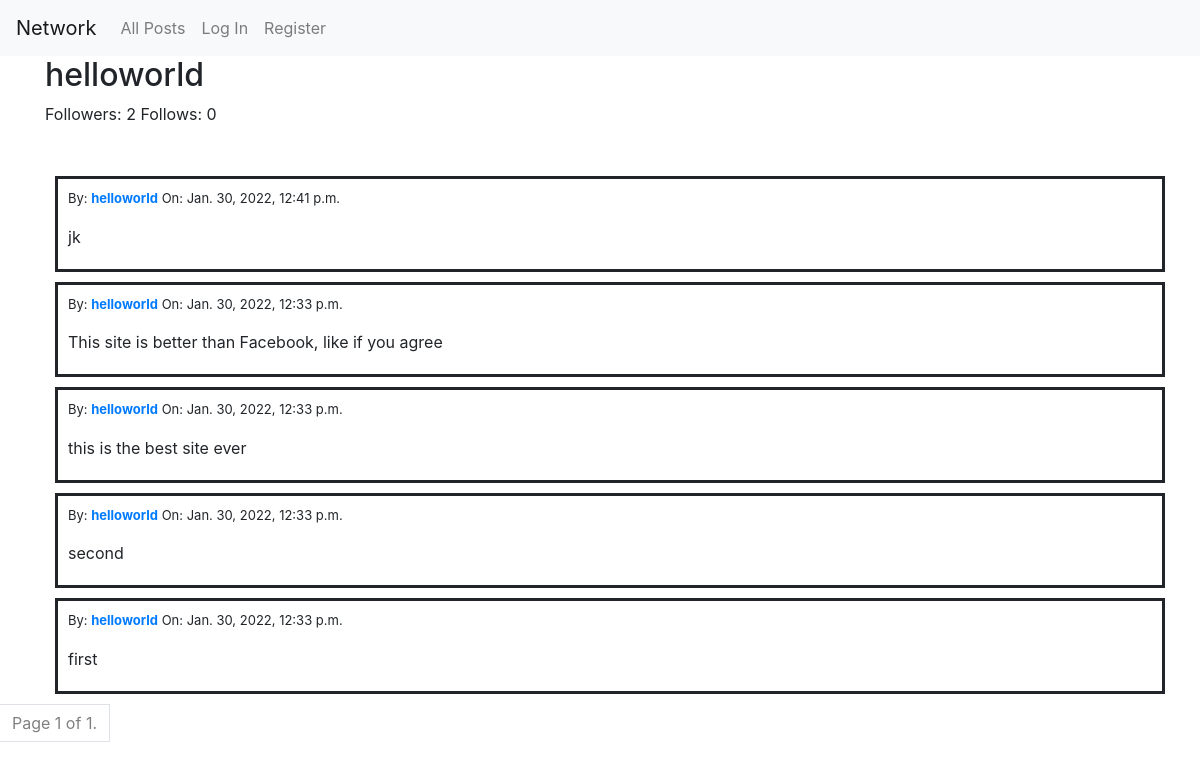
The app's page /profile/1 with its own data.
### network/models.py (models this page shows, shortened)
class User(AbstractUser):
    pass

class Post(models.Model):
    user = models.ForeignKey(User, on_delete=models.CASCADE, verbose_name="posted by", related_name="posts")
    content = models.TextField(blank=False)
    date = models.DateTimeField(auto_now_add=True, null=False, blank=True, verbose_name="posted on")
    likes = models.IntegerField(default=0)
    class Meta:
        verbose_name = "post"
        verbose_name_plural = "posts"

### network/views.py (the view)
# urls.py: path("profile/<int:user_id>", views.profile, name="profile"),
def profile(request, user_id):
    user_info = User.objects.get(pk=user_id)
    posts = Post.objects.filter(user=user_id).order_by('-date')
    following = Following.objects.filter(user=user_id).values_list('followed', flat=True)
    followed = Following.objects.filter(followed=user_id).values_list('user', flat=True)
    following_users = User.objects.filter(id__in=following)
    followers_users = User.objects.filter(id__in=followed)
    paginator = Paginator(posts, 10)
    page_number = request.GET.get('page')
    page_obj = paginator.get_page(page_number)
    if request.user.is_authenticated:
        liked = Like.objects.filter(user=request.user).values_list('post_id', flat=True)
        likedPosts = Post.objects.filter(pk__in=liked)
    else:
        likedPosts = []
    return render(request, "network/profile.html", {
        "profile": user_info,
        "page_obj": page_obj,
        "following": following_users,
        "followers": followers_users,
        "liked": likedPosts
    })

### network/templates/network/profile.html (shortened to what this page needs)
{% extends "network/layout.html" %}
{% block body %}
    <div class='container profile-wrapper'>
        <h2>{{ profile.username }}</h2>
        <p>Followers: {% if followers.count %}  {{followers.count}}  {% else %} 0 {% endif %} Follows: {% if follows.count %} {{ follows.count }} {% else %} 0 {% endif %}</p>
        <br>
        {% include "network/posts.html"%}
    </div>
    {% include "network/paginator.html"%}
{% endblock %}

### network/templates/network/layout.html (shortened to what this page needs)
{% load static %}
<!DOCTYPE html>
<html lang="en">
    <head>
        <link rel="stylesheet" href="https://stackpath.bootstrapcdn.com/bootstrap/4.4.1/css/bootstrap.min.css">
        <link href="{% static 'network/styles.css' %}" rel="stylesheet">
    </head>
    <body>
        <nav class="navbar navbar-expand-lg navbar-light bg-light">
            <a class="navbar-brand" href="#">Network</a>
            <div>
              <ul class="navbar-nav mr-auto">
                <li class="nav-item">
                  <a class="nav-link" href="{% url 'index' %}">All Posts</a>
                </li>
                {% if user.is_authenticated %}
                    <li class="nav-item">
                        <a class="nav-link" href="{% url 'following' %}">Following</a>
                    </li>
                    <li class="nav-item">
                        <a class="nav-link" href="{% url 'logout' %}">Log Out</a>
                    </li>
                {% else %}
                    <li class="nav-item">
                        <a class="nav-link" href="{% url 'login' %}">Log In</a>
                    </li>
                    <li class="nav-item">
                        <a class="nav-link" href="{% url 'register' %}">Register</a>
                    </li>
                {% endif %}
              </ul>
            </div>
          </nav>
        <div class="body">
            {% block body %}
            {% endblock %}
        </div>
    </body>
</html>

### network/templates/network/posts.html (shortened to what this page needs)
{% for post in page_obj %}
<div class='post-content-wrapper container' id='{{ post.id }}'>
    <p style='font-size: small;'>By: <a href="{% url 'profile' user_id=post.user.id %}"><strong>{{ post.user }}</strong></a>
        On: {{ post.date }}</p>
    <div class='post-content'>{{ post.content }}</div>
</div>
{% endfor %}

### network/templates/network/paginator.html (shortened to what this page needs)
<nav aria-label="Post navigation">
    <ul class="pagination">
      <li class="current page-item page-link noHover">
        Page {{ page_obj.number }} of {{ page_obj.paginator.num_pages }}.
      </li>
    </ul>
  </nav>

### network/static/network/styles.css (style rules this page uses)
.post-content-wrapper { border: solid; margin: 10px; padding: 3px; padding-left: 10px; padding-top: 10px; }
.noHover { pointer-events: none; color: gray; }
.post-content { margin-bottom: 17px; }

### records on screen
User: username "helloworld"
Post: user "helloworld", date "Jan. 30, 2022, 12:41 p.m.", content "jk"
Post: user "helloworld", date "Jan. 30, 2022, 12:33 p.m.", content "This site is better than Facebook, like if you agree"
Post: user "helloworld", date "Jan. 30, 2022, 12:33 p.m.", content "this is the best site ever"
Post: user "helloworld", date "Jan. 30, 2022, 12:33 p.m.", content "second"
Post: user "helloworld", date "Jan. 30, 2022, 12:33 p.m.", content "first"

### other values on screen
{{ followers.count }} "2"
{{ page_obj.number }} "1"
{{ page_obj.paginator.num_pages }} "1"
